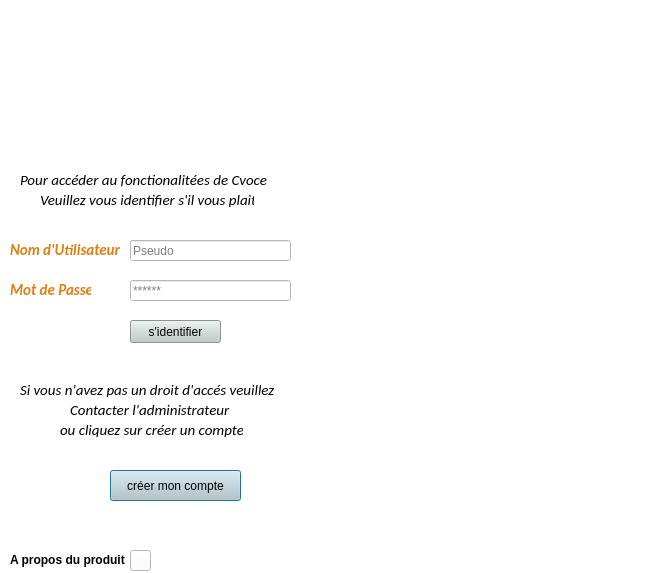
<?xml version="1.0" encoding="UTF-8"?>
<ui version="4.0">
 <class>Login</class>
 <widget class="QDialog" name="Login">
  <property name="geometry">
   <rect>
    <x>0</x>
    <y>0</y>
    <width>669</width>
    <height>573</height>
   </rect>
  </property>
  <property name="windowTitle">
   <string>Dialog</string>
  </property>
  <property name="styleSheet">
   <string notr="true">background-color: qlineargradient(spread:pad, x1:0, y1:0, x2:1, y2:0, stop:0.0795455 rgba(0, 183, 138, 255), stop:1 rgba(255, 255, 255, 255));
background-color: qradialgradient(spread:pad, cx:0.5, cy:0.5, radius:0.5, fx:0.5, fy:0.5, stop:0 rgba(255, 0, 0, 255), stop:0.479904 rgba(255, 0, 0, 255), stop:0.522685 rgba(255, 255, 255, 255), stop:1 rgba(255, 255, 255, 255));
background-color: qlineargradient(spread:pad, x1:0, y1:0, x2:1, y2:0, stop:0 rgba(245, 224, 176, 255), stop:0.09 rgba(246, 189, 237, 255), stop:0.14 rgba(194, 207, 246, 255), stop:0.19 rgba(184, 160, 168, 255), stop:0.25 rgba(171, 186, 248, 255), stop:0.32 rgba(243, 248, 224, 255), stop:0.385 rgba(249, 162, 183, 255), stop:0.47 rgba(100, 115, 124, 255), stop:0.58 rgba(251, 205, 202, 255), stop:0.65 rgba(170, 128, 185, 255), stop:0.75 rgba(252, 222, 204, 255), stop:0.805 rgba(206, 122, 218, 255), stop:0.86 rgba(254, 223, 175, 255), stop:0.91 rgba(254, 236, 244, 255), stop:1 rgba(255, 191, 221, 255));
background-color: rgb(255, 255, 255);</string>
  </property>
  <widget class="QLabel" name="text_nomU">
   <property name="geometry">
    <rect>
     <x>10</x>
     <y>240</y>
     <width>121</width>
     <height>21</height>
    </rect>
   </property>
   <property name="font">
    <font>
     <family>Calibri</family>
     <pointsize>12</pointsize>
     <weight>75</weight>
     <italic>false</italic>
     <bold>true</bold>
    </font>
   </property>
   <property name="text">
    <string>&lt;html&gt;&lt;head/&gt;&lt;body&gt;&lt;p&gt;&lt;span style=&quot; font-size:11pt; font-style:italic; color:#de7f12;&quot;&gt;Nom d'Utilisateur&lt;/span&gt;&lt;/p&gt;&lt;/body&gt;&lt;/html&gt;</string>
   </property>
  </widget>
  <widget class="QLabel" name="text_mot_P">
   <property name="geometry">
    <rect>
     <x>10</x>
     <y>280</y>
     <width>81</width>
     <height>21</height>
    </rect>
   </property>
   <property name="font">
    <font>
     <family>Calibri</family>
     <pointsize>12</pointsize>
     <weight>75</weight>
     <bold>true</bold>
    </font>
   </property>
   <property name="text">
    <string>&lt;html&gt;&lt;head/&gt;&lt;body&gt;&lt;p&gt;&lt;span style=&quot; font-size:11pt; font-style:italic; color:#de7f12;&quot;&gt;Mot de Passe&lt;/span&gt;&lt;/p&gt;&lt;/body&gt;&lt;/html&gt;</string>
   </property>
  </widget>
  <widget class="QLineEdit" name="case_user">
   <property name="geometry">
    <rect>
     <x>130</x>
     <y>240</y>
     <width>161</width>
     <height>21</height>
    </rect>
   </property>
   <property name="styleSheet">
    <string notr="true">background-color: rgb(255, 255, 255);</string>
   </property>
   <property name="placeholderText">
    <string>Pseudo</string>
   </property>
  </widget>
  <widget class="QLineEdit" name="case_PW">
   <property name="geometry">
    <rect>
     <x>130</x>
     <y>280</y>
     <width>161</width>
     <height>21</height>
    </rect>
   </property>
   <property name="styleSheet">
    <string notr="true">background-color: rgb(255, 255, 255);</string>
   </property>
   <property name="placeholderText">
    <string>******</string>
   </property>
  </widget>
  <widget class="QPushButton" name="SingUp">
   <property name="geometry">
    <rect>
     <x>110</x>
     <y>470</y>
     <width>131</width>
     <height>31</height>
    </rect>
   </property>
   <property name="styleSheet">
    <string notr="true">background-color: rgb(193, 203, 201);

color:rgb(0,0, 0);</string>
   </property>
   <property name="text">
    <string>créer mon compte</string>
   </property>
   <property name="icon">
    <iconset resource="source.qrc">
     <normaloff>:/icones/icons/baseline_person_add_black_24dp.png</normaloff>:/icones/icons/baseline_person_add_black_24dp.png</iconset>
   </property>
   <property name="iconSize">
    <size>
     <width>20</width>
     <height>20</height>
    </size>
   </property>
  </widget>
  <widget class="QLabel" name="text_a_prop">
   <property name="geometry">
    <rect>
     <x>10</x>
     <y>550</y>
     <width>121</width>
     <height>21</height>
    </rect>
   </property>
   <property name="text">
    <string>&lt;html&gt;&lt;head/&gt;&lt;body&gt;&lt;p&gt;&lt;span style=&quot; font-weight:600; color:#000000;&quot;&gt;A propos du produit&lt;/span&gt;&lt;/p&gt;&lt;/body&gt;&lt;/html&gt;</string>
   </property>
  </widget>
  <widget class="QLabel" name="image_interogation">
   <property name="geometry">
    <rect>
     <x>130</x>
     <y>540</y>
     <width>21</width>
     <height>20</height>
    </rect>
   </property>
   <property name="styleSheet">
    <string notr="true">image: url(:/newPrefix/kisspng-button-question-mark-clip-art-help-5abf0efaf1aac1.6835097315224706509899.png);</string>
   </property>
   <property name="text">
    <string/>
   </property>
  </widget>
  <widget class="QLabel" name="image_pieds">
   <property name="geometry">
    <rect>
     <x>300</x>
     <y>0</y>
     <width>371</width>
     <height>581</height>
    </rect>
   </property>
   <property name="sizePolicy">
    <sizepolicy hsizetype="Fixed" vsizetype="Preferred">
     <horstretch>0</horstretch>
     <verstretch>0</verstretch>
    </sizepolicy>
   </property>
   <property name="maximumSize">
    <size>
     <width>1500</width>
     <height>1500</height>
    </size>
   </property>
   <property name="baseSize">
    <size>
     <width>0</width>
     <height>0</height>
    </size>
   </property>
   <property name="styleSheet">
    <string notr="true"/>
   </property>
   <property name="text">
    <string>&lt;html&gt;&lt;head/&gt;&lt;body&gt;&lt;p&gt;&lt;img src=&quot;:/images/images/Crystalshore-ConvertImage.png&quot;/&gt;&lt;/p&gt;&lt;/body&gt;&lt;/html&gt;</string>
   </property>
  </widget>
  <widget class="QLabel" name="image_pieds_2">
   <property name="geometry">
    <rect>
     <x>10</x>
     <y>10</y>
     <width>281</width>
     <height>131</height>
    </rect>
   </property>
   <property name="toolTip">
    <string>&lt;html&gt;&lt;head/&gt;&lt;body&gt;&lt;p&gt;&lt;img src=&quot;:/newPrefix/logo.jpg&quot;/&gt;&lt;/p&gt;&lt;/body&gt;&lt;/html&gt;</string>
   </property>
   <property name="whatsThis">
    <string>&lt;html&gt;&lt;head/&gt;&lt;body&gt;&lt;p&gt;&lt;img src=&quot;:/newPrefix/logo.jpg&quot;/&gt;&lt;/p&gt;&lt;/body&gt;&lt;/html&gt;</string>
   </property>
   <property name="styleSheet">
    <string notr="true"/>
   </property>
   <property name="text">
    <string>&lt;html&gt;&lt;head/&gt;&lt;body&gt;&lt;p&gt;&lt;img src=&quot;:/images/images/logo-ConvertImage.jpg&quot;/&gt;&lt;/p&gt;&lt;/body&gt;&lt;/html&gt;</string>
   </property>
  </widget>
  <widget class="QLabel" name="label_4">
   <property name="geometry">
    <rect>
     <x>60</x>
     <y>180</y>
     <width>171</width>
     <height>16</height>
    </rect>
   </property>
   <property name="text">
    <string/>
   </property>
  </widget>
  <widget class="QPushButton" name="pushButton">
   <property name="geometry">
    <rect>
     <x>130</x>
     <y>320</y>
     <width>91</width>
     <height>23</height>
    </rect>
   </property>
   <property name="styleSheet">
    <string notr="true">background-color: rgb(193, 203, 201);
</string>
   </property>
   <property name="text">
    <string>s'identifier</string>
   </property>
   <property name="icon">
    <iconset resource="source.qrc">
     <normaloff>:/icones/icons/baseline_login_black_24dp.png</normaloff>:/icones/icons/baseline_login_black_24dp.png</iconset>
   </property>
   <property name="iconSize">
    <size>
     <width>20</width>
     <height>20</height>
    </size>
   </property>
  </widget>
  <widget class="QPushButton" name="pushButton_2">
   <property name="geometry">
    <rect>
     <x>130</x>
     <y>550</y>
     <width>21</width>
     <height>21</height>
    </rect>
   </property>
   <property name="text">
    <string/>
   </property>
   <property name="icon">
    <iconset resource="source.qrc">
     <normaloff>:/icones/icons/baseline_help_outline_black_24dp.png</normaloff>:/icones/icons/baseline_help_outline_black_24dp.png</iconset>
   </property>
   <property name="iconSize">
    <size>
     <width>16</width>
     <height>16</height>
    </size>
   </property>
  </widget>
  <widget class="QLabel" name="text2">
   <property name="geometry">
    <rect>
     <x>20</x>
     <y>170</y>
     <width>248</width>
     <height>18</height>
    </rect>
   </property>
   <property name="font">
    <font>
     <family>Calibri</family>
     <pointsize>12</pointsize>
     <weight>75</weight>
     <italic>false</italic>
     <bold>true</bold>
    </font>
   </property>
   <property name="text">
    <string>&lt;html&gt;&lt;head/&gt;&lt;body&gt;&lt;p&gt;&lt;span style=&quot; font-size:11pt; font-weight:400; font-style:italic;&quot;&gt;Pour accéder au fonctionalitées de Cvoce&lt;/span&gt;&lt;/p&gt;&lt;/body&gt;&lt;/html&gt;</string>
   </property>
  </widget>
  <widget class="QLabel" name="text3">
   <property name="geometry">
    <rect>
     <x>40</x>
     <y>190</y>
     <width>214</width>
     <height>18</height>
    </rect>
   </property>
   <property name="font">
    <font>
     <family>Calibri</family>
     <pointsize>12</pointsize>
     <weight>75</weight>
     <italic>false</italic>
     <bold>true</bold>
    </font>
   </property>
   <property name="text">
    <string>&lt;html&gt;&lt;head/&gt;&lt;body&gt;&lt;p&gt;&lt;span style=&quot; font-size:11pt; font-weight:400; font-style:italic;&quot;&gt;Veuillez vous identifier s'il vous plait&lt;/span&gt;&lt;/p&gt;&lt;/body&gt;&lt;/html&gt;</string>
   </property>
  </widget>
  <widget class="QLabel" name="text4">
   <property name="geometry">
    <rect>
     <x>20</x>
     <y>380</y>
     <width>254</width>
     <height>18</height>
    </rect>
   </property>
   <property name="font">
    <font>
     <family>Calibri</family>
     <pointsize>12</pointsize>
     <weight>75</weight>
     <italic>false</italic>
     <bold>true</bold>
    </font>
   </property>
   <property name="text">
    <string>&lt;html&gt;&lt;head/&gt;&lt;body&gt;&lt;p&gt;&lt;span style=&quot; font-size:11pt; font-weight:400; font-style:italic;&quot;&gt;Si vous n'avez pas un droit d'accés veuillez&lt;/span&gt;&lt;/p&gt;&lt;/body&gt;&lt;/html&gt;</string>
   </property>
  </widget>
  <widget class="QLabel" name="text5">
   <property name="geometry">
    <rect>
     <x>70</x>
     <y>400</y>
     <width>161</width>
     <height>18</height>
    </rect>
   </property>
   <property name="font">
    <font>
     <family>Calibri</family>
     <pointsize>12</pointsize>
     <weight>75</weight>
     <italic>false</italic>
     <bold>true</bold>
    </font>
   </property>
   <property name="text">
    <string>&lt;html&gt;&lt;head/&gt;&lt;body&gt;&lt;p&gt;&lt;span style=&quot; font-size:11pt; font-weight:400; font-style:italic;&quot;&gt;Contacter l'administrateur&lt;/span&gt;&lt;/p&gt;&lt;/body&gt;&lt;/html&gt;</string>
   </property>
  </widget>
  <widget class="QLabel" name="text6">
   <property name="geometry">
    <rect>
     <x>60</x>
     <y>420</y>
     <width>183</width>
     <height>18</height>
    </rect>
   </property>
   <property name="font">
    <font>
     <family>Calibri</family>
     <pointsize>12</pointsize>
     <weight>75</weight>
     <italic>false</italic>
     <bold>true</bold>
    </font>
   </property>
   <property name="text">
    <string>&lt;html&gt;&lt;head/&gt;&lt;body&gt;&lt;p&gt;&lt;span style=&quot; font-size:11pt; font-weight:400; font-style:italic;&quot;&gt;ou cliquez sur créer un compte&lt;/span&gt;&lt;/p&gt;&lt;/body&gt;&lt;/html&gt;</string>
   </property>
  </widget>
 </widget>
 <resources>
  <include location="source.qrc"/>
 </resources>
 <connections/>
</ui>
